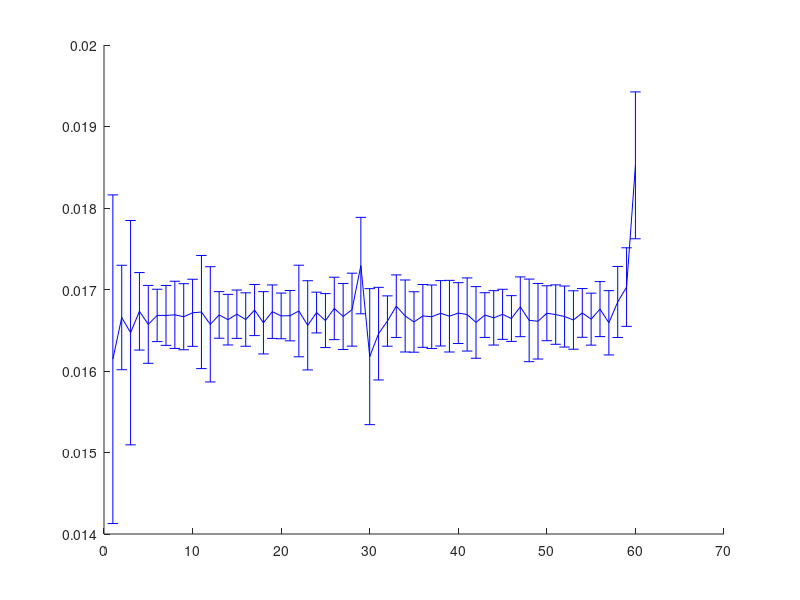

Recreate this plot in MATLAB. (Note: this script raises an error after producing the figure.)

original_data = load('Original_TAFC_Performance.mat');
original_data = original_data.dots_time;

coh_drop_data = load('coh_drop_TAFC_performance.mat');
coh_drop_data = coh_drop_data.dots_time;

[o1,o2] = size(original_data);
[c1,c2] = size(coh_drop_data);

for i=1:o1
    for j=1:(o2-1)
        original_data(i,j) = original_data(i,j+1) - original_data(i,j);
    end 
end

for i=1:c1
    for j=1:(c2-1)
        coh_drop_data(i,j) = coh_drop_data(i,j+1) - coh_drop_data(i,j);
    end 
end


%60 now since it is between frames

all_std = cat(1,std(original_data(:,1:60)), std(coh_drop_data(:,1:60)));
all_mean = cat(1,mean(original_data(:,1:60)), mean(coh_drop_data(:,1:60)));
figure()
%blue is original
%orange is coh_drops
% p = plot((1:60),all_std(1,:),(1:60), all_std(2,:));
% p(2).Color = 'b';
% p(1).LineWidth = 2;
% p(1).Color = 'm';
% title('Standard Deviation of Respective frame execuation across trials')
% xlabel('Frame Number')
% ylabel('Standard Deviation of Frame Execution Time Across All Trials')

% 
% p = plot((1:60),all_mean(1,:),(1:60), all_mean(2,:));
% p(2) = errorbar((1:60),all_mean(1,:),all_std(1,:));
% %p(2).Color = 'b';
% p(1) = errorbar((1:60),all_mean(2,:),all_std(2,:));
% p(1).LineWidth = 2;
% %p(1).Color = 'm';

errorbar((1:60),all_mean(1,:),all_std(1,:),'b','LineWidth',1,'Marker','o','MarkerSize',1);
hold on;
errorbar((1:60),all_mean(2,:),all_std(2,:),'m','LineWidth',1,'Marker','o','MarkerSize',1);
title('Mean frame draw length')
xlabel('Frame Number')
ylabel('Mean Length in seconds')

